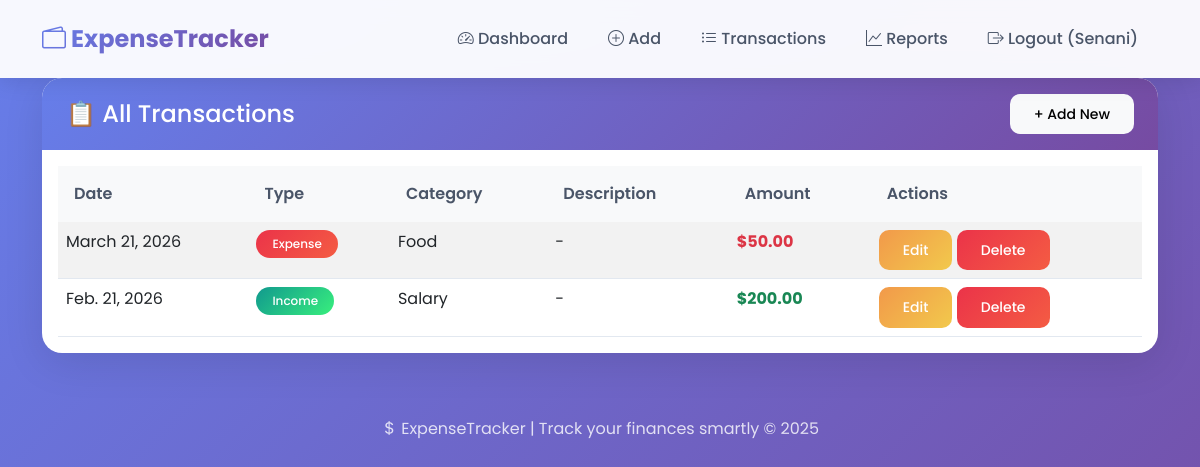
Before: /transactions/list/ (signed in) with the older database file.
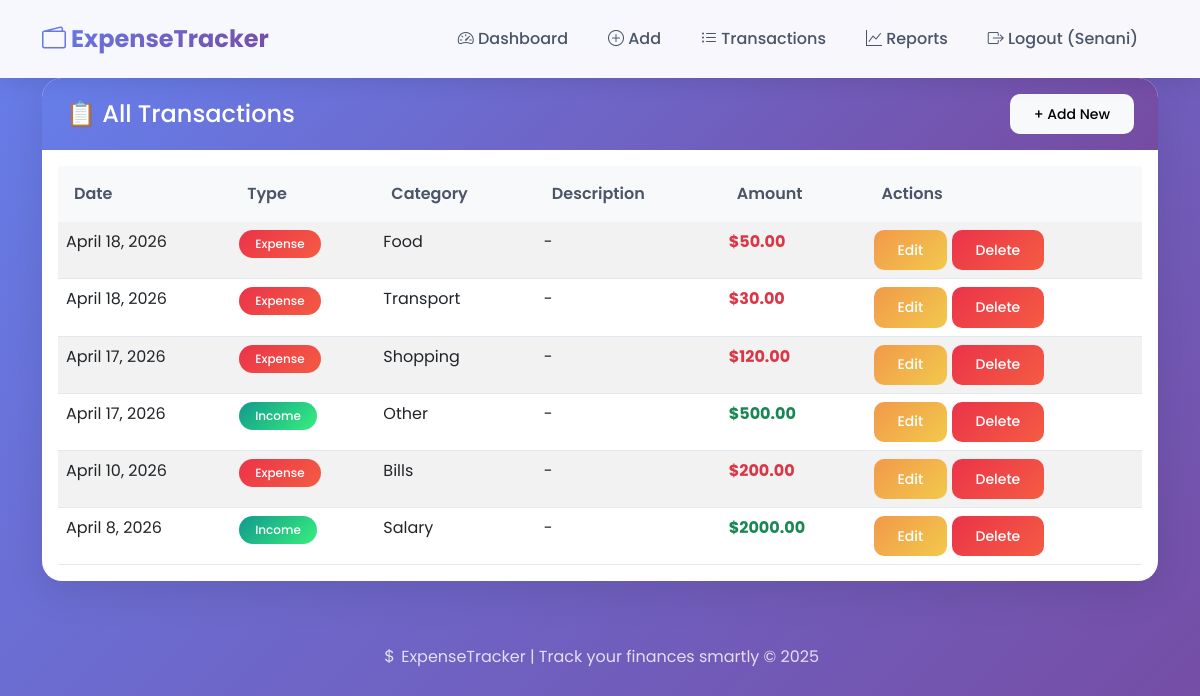
After: the same page with the newer database file.
### transactions/models.py (models this page shows, shortened)
class Transaction(models.Model):
    TYPE_CHOICES = [
        ('income', 'Income'),
        ('expense', 'Expense'),
    ]
    user = models.ForeignKey(User, on_delete=models.CASCADE)
    type = models.CharField(max_length=10, choices=TYPE_CHOICES)
    amount = models.DecimalField(max_digits=10, decimal_places=2)
    category = models.ForeignKey(Category, on_delete=models.SET_NULL, null=True)
    description = models.TextField(blank=True)
    date = models.DateField()

class Category(models.Model):
    name = models.CharField(max_length=100)
    def __str__(self):
        return self.name

### transactions/views.py (the view)
# urls.py: path('list/', views.transaction_list, name='transaction_list'),
@login_required
def transaction_list(request):
    transactions = Transaction.objects.filter(user=request.user).order_by('-date')
    return render(request, 'transactions/list.html', {'transactions': transactions})

### transactions/templates/transactions/list.html (shortened to what this page needs)
{% extends 'base.html' %}
{% block content %}
<div class="card">
    <div class="card-header bg-primary text-white d-flex justify-content-between align-items-center">
        <h4 class="mb-0">📋 All Transactions</h4>
        <a href="{% url 'add_transaction' %}" class="btn btn-light btn-sm">+ Add New</a>
    </div>
    <div class="card-body">
        <div class="table-responsive">
            <table class="table table-striped table-hover">
                <thead class="table-dark">
                    <tr>
                        <th>Date</th>
                        <th>Type</th>
                        <th>Category</th>
                        <th>Description</th>
                        <th>Amount</th>
                        <th>Actions</th>
                    </tr>
                </thead>
                <tbody>
                    {% for t in transactions %}
                    <tr>
                        <td>{{ t.date }}</td>
                        <td>
                            {% if t.type == 'income' %}
                                <span class="badge bg-success">Income</span>
                            {% else %}
                                <span class="badge bg-danger">Expense</span>
                            {% endif %}
                        </td>
                        <td>{{ t.category }}</td>
                        <td>{{ t.description|default:"-" }}</td>
                        <td class="{% if t.type == 'income' %}text-success{% else %}text-danger{% endif %} fw-bold">
                            ${{ t.amount }}
                        </td>
                        <td>
                            <a href="{% url 'edit_transaction' t.pk %}" class="btn btn-warning btn-sm">Edit</a>
                            <a href="{% url 'delete_transaction' t.pk %}" class="btn btn-danger btn-sm">Delete</a>
                        </td>
                    </tr>
                    {% empty %}
                    <tr>
                        <td colspan="6" class="text-center">No transactions yet. <a href="{% url 'add_transaction' %}">Add one</a></td>
                    </tr>
                    {% endfor %}
                </tbody>
            </table>
        </div>
    </div>
</div>
{% endblock %}

### templates/base.html (shortened to what this page needs)
<!DOCTYPE html>
<html lang="en">
<head>
    <link href="https://cdn.jsdelivr.net/npm/bootstrap@5.3.0-alpha1/dist/css/bootstrap.min.css" rel="stylesheet">
    <link rel="stylesheet" href="https://cdn.jsdelivr.net/npm/bootstrap-icons@1.11.1/font/bootstrap-icons.css">
    {% load static %}
    <link rel="stylesheet" href="{% static 'css/modern.css' %}">
</head>
<body>
    <nav class="navbar navbar-expand-lg sticky-top">
        <div class="container">
            <a class="navbar-brand" href="{% url 'dashboard' %}">
                <i class="bi bi-wallet2"></i> ExpenseTracker
            </a>
            <div class="collapse navbar-collapse" id="navbarNav">
                <ul class="navbar-nav ms-auto">
                    {% if user.is_authenticated %}
                        <li class="nav-item">
                            <a class="nav-link" href="{% url 'dashboard' %}">
                                <i class="bi bi-speedometer2"></i> Dashboard
                            </a>
                        </li>
                        <li class="nav-item">
                            <a class="nav-link" href="{% url 'add_transaction' %}">
                                <i class="bi bi-plus-circle"></i> Add
                            </a>
                        </li>
                        <li class="nav-item">
                            <a class="nav-link" href="{% url 'transaction_list' %}">
                                <i class="bi bi-list-ul"></i> Transactions
                            </a>
                        </li>
                        <li class="nav-item">
                            <a class="nav-link" href="{% url 'reports' %}">
                                <i class="bi bi-graph-up"></i> Reports
                            </a>
                        </li>
                        <li class="nav-item">
                            <a class="nav-link" href="/accounts/logout/">
                                <i class="bi bi-box-arrow-right"></i> Logout ({{ user.username }})
                            </a>
                        </li>
                    {% endif %}
                </ul>
            </div>
        </div>
    </nav>
    <div class="container">
        {% block content %}
        {% endblock %}
    </div>
    <footer>
        <p><i class="bi bi-currency-dollar"></i> ExpenseTracker | Track your finances smartly © 2025</p>
    </footer>
</body>
</html>

### Static/css/modern.css (style rules this page uses)
* { margin: 0; padding: 0; box-sizing: border-box; }
body { font-family: 'Poppins', sans-serif; background: linear-gradient(135deg, #667eea 0%, #764ba2 100%); min-height: 100vh; background-attachment: fixed; }
.navbar { background: rgba(255, 255, 255, 0.95) !important; backdrop-filter: blur(10px); box-shadow: 0 4px 20px rgba(0, 0, 0, 0.1); padding: 1rem 0; }
.navbar-brand { font-size: 1.5rem; font-weight: 700; background: linear-gradient(135deg, #667eea, #764ba2); -webkit-background-clip: text; background-clip: text; color: transparent !important; }
.nav-link { font-weight: 500; color: #4a5568 !important; transition: all 0.3s ease; margin: 0 0.25rem; border-radius: 8px; padding: 0.5rem 1rem !important; }
.card { border: none; border-radius: 20px; box-shadow: 0 10px 40px rgba(0, 0, 0, 0.1); transition: all 0.3s ease; background: white; overflow: hidden; }
.card-header { background: linear-gradient(135deg, #667eea, #764ba2); color: white; border: none; padding: 1rem 1.5rem; font-weight: 600; }
.table { margin-bottom: 0; }
.table thead th { background: #f8f9fa; color: #4a5568; font-weight: 600; border: none; padding: 1rem; }
.table tbody tr { transition: all 0.3s ease; border-bottom: 1px solid #e2e8f0; }
.btn { border-radius: 10px; padding: 0.6rem 1.5rem; font-weight: 500; transition: all 0.3s ease; border: none; }
.btn-danger { background: linear-gradient(135deg, #eb3349, #f45c43); }
.btn-warning { background: linear-gradient(135deg, #f2994a, #f2c94c); color: white; }
.badge { padding: 0.5rem 1rem; border-radius: 20px; font-weight: 500; }
.bg-success { background: linear-gradient(135deg, #11998e, #38ef7d) !important; }
.bg-danger { background: linear-gradient(135deg, #eb3349, #f45c43) !important; }
.container { background: transparent; }
.card, .stat-card { animation: fadeInUp 0.6s ease-out; }
footer { background: transparent; color: white; text-align: center; padding: 2rem; margin-top: 2rem; }
footer p { opacity: 0.8; }

Changed rows visible on the page:
removed Transaction: date "March 21, 2026", type "Expense", category "Food", description "-", amount "50.00"
removed Transaction: date "Feb. 21, 2026", type "Income", category "Salary", description "-", amount "200.00"
added Transaction: date "April 18, 2026", type "Expense", category "Food", description "-", amount "50.00"
added Transaction: date "April 18, 2026", type "Expense", category "Transport", description "-", amount "30.00"
added Transaction: date "April 17, 2026", type "Expense", category "Shopping", description "-", amount "120.00"
added Transaction: date "April 17, 2026", type "Income", category "Other", description "-", amount "500.00"
added Transaction: date "April 10, 2026", type "Expense", category "Bills", description "-", amount "200.00"
added Transaction: date "April 8, 2026", type "Income", category "Salary", description "-", amount "2000.00"
